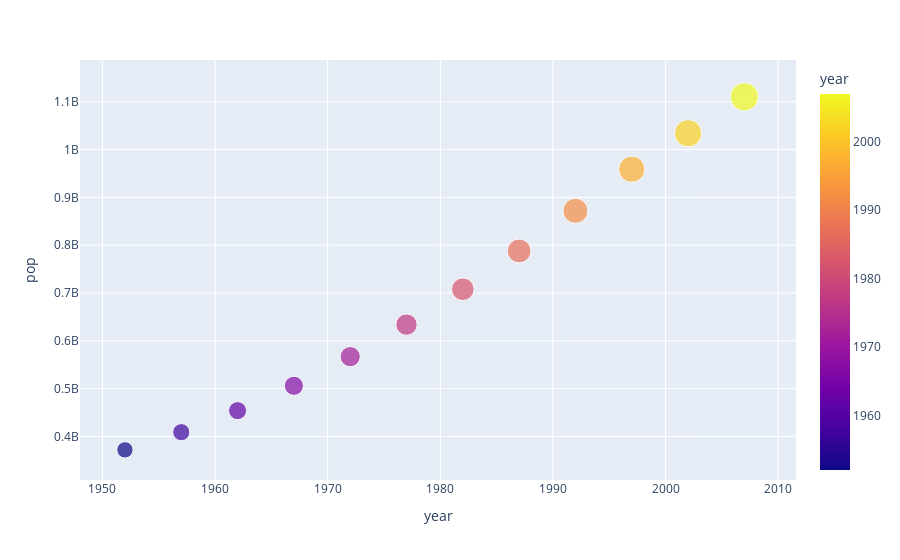

The cell this chart's notebook holds for it:
### Code cell
fig = px.scatter(data_india , x = 'year',y='pop',size = 'pop' ,size_max = 20,color='year')
fig.show()

### Figure 1 — Plotly figure (JSON) as saved in the notebook; plotly's stock layout.template omitted (floating-point values rounded to 4 significant figures)
{"data": [{"hovertemplate": "year=%{marker.color}<br>pop=%{marker.size}<extra></extra>", "legendgroup": "", "marker": {"color": [1952, 1957, 1962, 1967, 1972, 1977, 1982, 1987, 1992, 1997, 2002, 2007], "coloraxis": "coloraxis", "size": [372000000, 409000000, 454000000, 506000000, 567000000, 634000000, 708000000, 788000000, 872000000, 959000000, 1034172547, 1110396331], "sizemode": "area", "sizeref": 2776000.0, "symbol": "circle"}, "mode": "markers", "name": "", "orientation": "v", "showlegend": false, "type": "scatter", "x": [1952, 1957, 1962, 1967, 1972, 1977, 1982, 1987, 1992, 1997, 2002, 2007], "xaxis": "x", "y": [372000000, 409000000, 454000000, 506000000, 567000000, 634000000, 708000000, 788000000, 872000000, 959000000, 1034172547, 1110396331], "yaxis": "y"}], "layout": {"autosize": true, "coloraxis": {"colorbar": {"title": {"text": "year"}}, "colorscale": [[0, "#0d0887"], [0.1111, "#46039f"], [0.2222, "#7201a8"], [0.3333, "#9c179e"], [0.4444, "#bd3786"], [0.5556, "#d8576b"], [0.6667, "#ed7953"], [0.7778, "#fb9f3a"], [0.8889, "#fdca26"], [1, "#f0f921"]]}, "legend": {"itemsizing": "constant", "tracegroupgap": 0}, "margin": {"t": 60}, "xaxis": {"anchor": "y", "autorange": true, "domain": [0, 1], "range": [1948.0, 2011.0], "title": {"text": "year"}, "type": "linear"}, "yaxis": {"anchor": "x", "autorange": true, "domain": [0, 1], "range": [286000000.0, 1225000000.0], "title": {"text": "pop"}, "type": "linear"}}}
